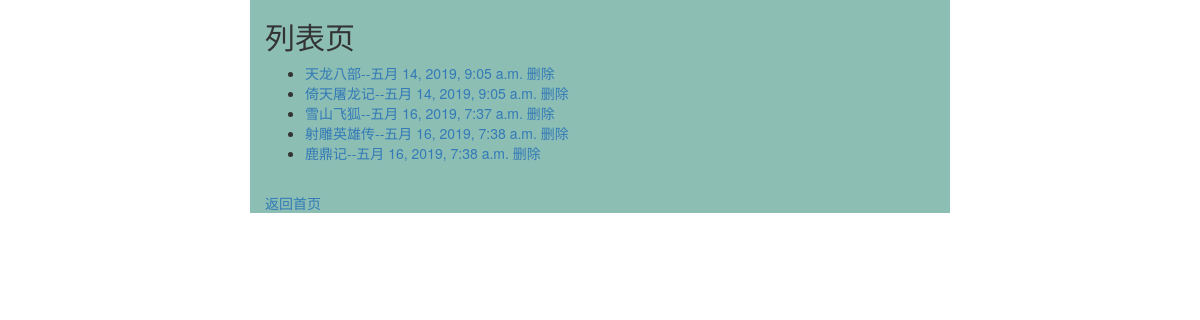
The page /booktest/list/ on the database its author committed.
### booktest/models.py (models this page shows, shortened)
class BookInfo(models.Model):
    title = models.CharField(max_length=30, verbose_name="书名")
    pub_date = models.DateTimeField(auto_now_add=True, verbose_name="出版时间")

### booktest/views.py (the view)
def list(request):
    allbook = BookInfo.objects.all()
    return render(request,'booktest/list.html',{"allbook": allbook })

### templates/booktest/list.html (shortened to what this page needs)
<!DOCTYPE html>
<html lang="en">
<head>
    <link rel="stylesheet" href="https://cdn.jsdelivr.net/npm/bootstrap@3.3.7/dist/css/bootstrap.min.css">
    <link rel="stylesheet" href="/static/css/main.css">
</head>
<body>
    <div class="container">
        <h2>列表页</h2>
        {% if allbook %}
            <ul>
                {% for book in allbook %}
                    <li><a href="{% url 'booktest:detail' book.id %}"> {{book.title }}--{{book.pub_date}} </a> <a
                            href="{% url 'booktest:deletebook' book.id %}">删除</a>  </li>
                {% empty %}
                    没有书籍信息
                {% endfor %}
            </ul>
        {% else %}
            没有收到书籍信息
        {% endif %}
        <br>
        <a href="{% url 'booktest:index' %}">返回首页</a>
    </div>
</body>
</html>

### static/css/main.css (style rules this page uses)
div.container { width:700px; background-color:#8cbeb4; }

### rows shown on the page
BookInfo: title "天龙八部", pub_date "五月 14, 2019, 9:05 a.m."
BookInfo: title "倚天屠龙记", pub_date "五月 14, 2019, 9:05 a.m."
BookInfo: title "雪山飞狐", pub_date "五月 16, 2019, 7:37 a.m."
BookInfo: title "射雕英雄传", pub_date "五月 16, 2019, 7:38 a.m."
BookInfo: title "鹿鼎记", pub_date "五月 16, 2019, 7:38 a.m."
